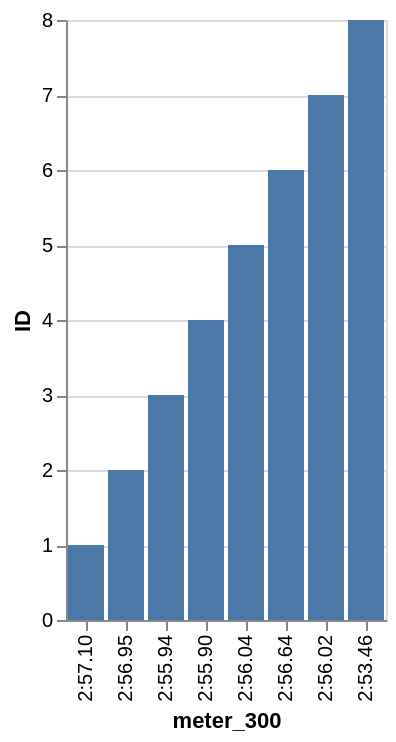

Write the Vega-Lite specification saved for this chart.
### Vega-Lite specification from a JSON file in a GitHub repository (floating-point values rounded to 4 significant figures)
{"data": {"values": [{"x_data": "2:56.02", "y_data": 7}, {"x_data": "2:55.90", "y_data": 4}, {"x_data": "2:56.04", "y_data": 5}, {"x_data": "2:53.46", "y_data": 8}, {"x_data": "2:57.10", "y_data": 1}, {"x_data": "2:56.95", "y_data": 2}, {"x_data": "2:56.64", "y_data": 6}, {"x_data": "2:55.94", "y_data": 3}]}, "mark": "bar", "encoding": {"x": {"field": "x_data", "type": "nominal", "title": "meter_300", "sort": {"op": "sum", "field": "y_data", "order": "ascending"}}, "y": {"field": "y_data", "type": "quantitative", "title": "ID"}}}
